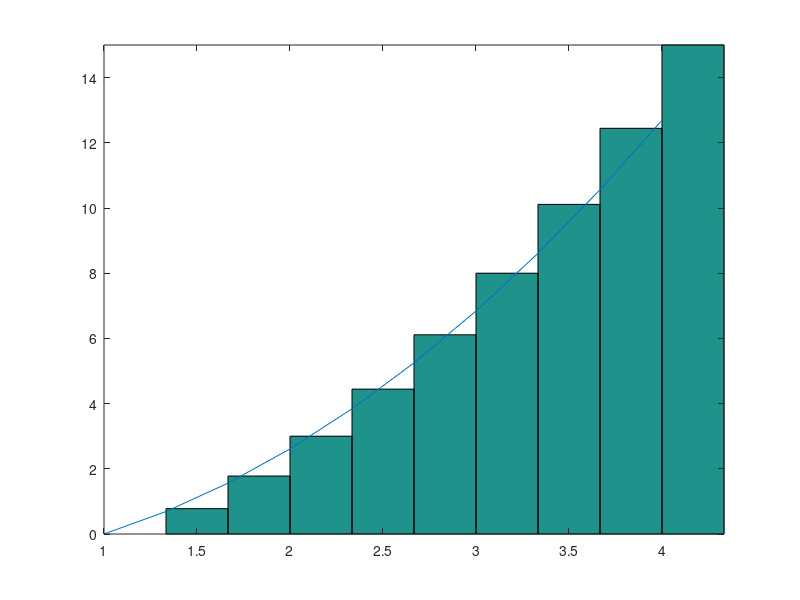

MATLAB code for this plot:
%Nombre   del   alumno:   Raul   Hernandez  Lopez.
%Nombre del catedradtico: Horacio Rosales Velasco.
%Fecha: 1 de mayo del 2021.
%Descripcion:  Grafique mediante sumas de riemman 
%el area bajo la curva de la funcion f(x)= x^2 -1
%en un intervalo cerrado de [1, 4].

%limpia la pantalla y las variables.
clc, clear
areatotal=0;
%define los intervalos y el numero de rectangulos.
a = 1;
b = 4;
n = 10;
%determina la longitud de la base o el incremento 
%de x.
base = (b-a)/n;
%definicion de la funcion.
x = a:base:(b-base);
%y esta representada por la variable altura
altura=(x.^2)-1;
%calcula el valor de cada uno de los rectangulos.
area = base*altura;
%En teoria el valor de la sumatoria deberia estar
%reflejada   en  este  acumulador sin embargo  no 
%entiendo por que :c
areatotal += area;
%imprime los valores obtenidos.
printf('\n area por rectangulo : %d \n', double(areatotal));


%estable    la    linea   que   forma  la funcion
x2 = linspace(1,4,10);
y2 = (x.^2)-1;
%inicio del  intervalo, fin del intervalo, numero 
%de rectangulos.
xa = linspace(1,4,10);
yab = (xa.^2)-1;

%dibuja una  grafica de barras una a lado de otra 
%sin espacios
g = bar(xa,yab,'histc');

%permite continuar  graficando  despues de que ya 
%exista un grafica trazada
hold on

%Grafica la funcion
plot(x2,y2);

%ajusta la grafica a los datos.
axis tight

